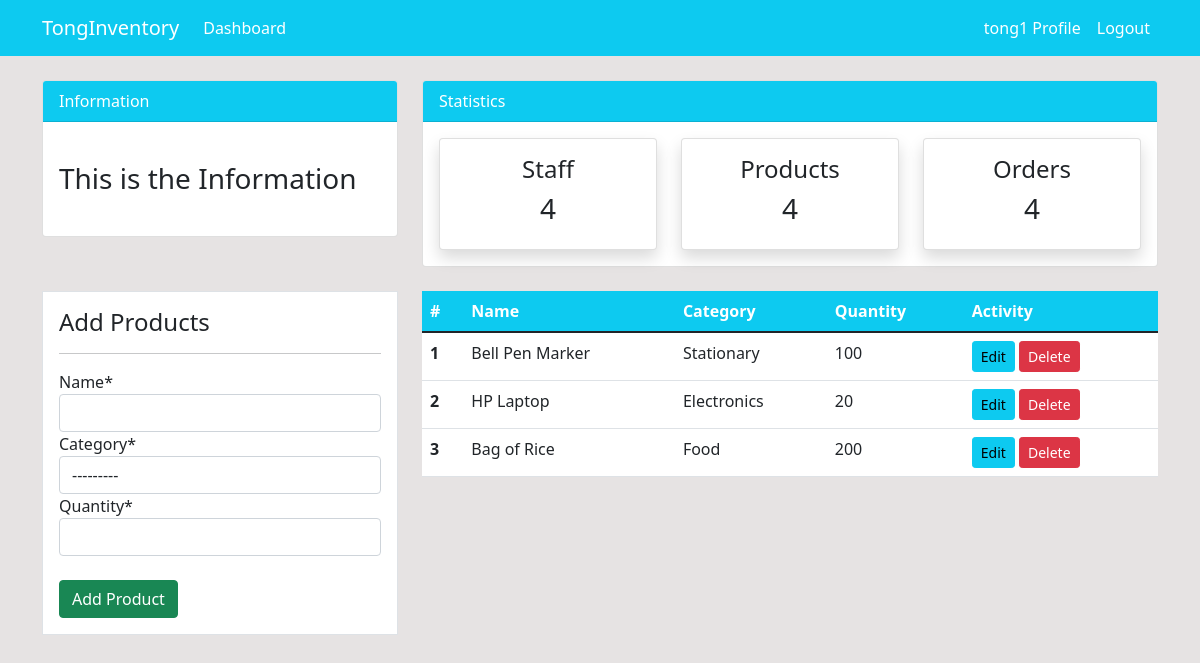
The app's page /product/ (signed in), older data.
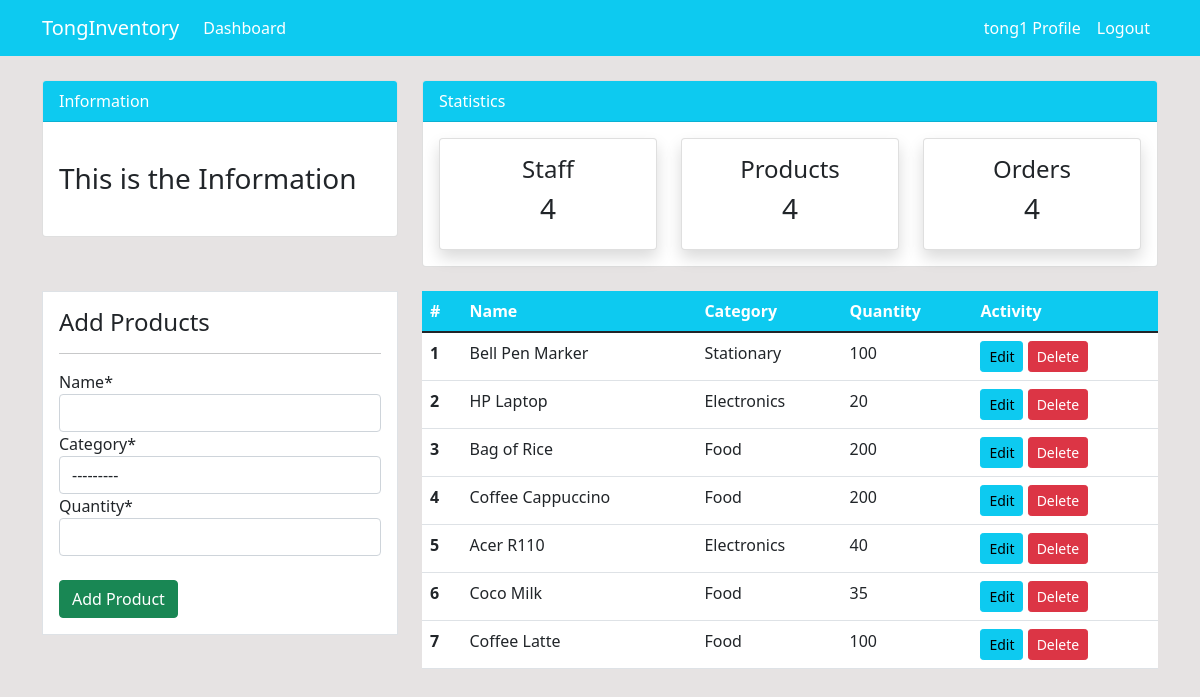
The same page, newer data.
### dashboard/models.py (models this page shows, shortened)
class Product(models.Model):
    name = models.CharField(max_length=100,null=True)
    category = models.CharField(max_length=20,choices=CATEGORY,null=True)
    quantity = models.PositiveBigIntegerField(null=True)
    class Meta:
        verbose_name_plural = 'Product'

### dashboard/views.py (the view)
# urls.py: path('product/',views.product,name='dashboard-product'),
@login_required
def product(request):
    items = Product.objects.all()
    if request.method == 'POST':
        form = ProductFrom(request.POST)
        if form.is_valid():
            form.save()
            return redirect('dashboard-product') # ถ้าใส่ action ใน form ของ html ไม่จำเป็นต้องใส่ return ก็ได้
    else:
        form = ProductFrom()
    context = {
        'items':items,
        'form':form,
    }
    return render(request, 'dashboard/product.html',context)

### dashboard/forms.py
class ProductFrom(forms.ModelForm):
    class Meta:
        model = Product
        fields = ['name','category','quantity']

### templates/dashboard/product.html (shortened to what this page needs)
{% extends 'partials/base.html' %}
{% load crispy_forms_tags %}
{% block content %}
{% include 'partials/topnav.html' %}
<div class="container">
    <div class="row my-4">
        <div class="col-md-4">
            <div class="border bg-white p-3">
                <h4>Add Products</h4>
                <hr>
                <form method="POST"> {% csrf_token %}
                    {{ form|crispy }}<br>
                    <input class="btn btn-success btn-block" type="submit" value="Add Product">
                </form>
            </div>
        </div>
        <div class="col-md-8">
            <table class="table bg-white">
                <thead class="bg-info">
                    <tr class="text-white">
                        <th scope="col">#</th>
                        <th scope="col">Name</th>
                        <th scope="col">Category</th>
                        <th scope="col">Quantity</th>
                        <th scope="col">Activity</th>
                    </tr>
                </thead>
                <tbody>
                    {% for item in items %}
                    <tr>
                        <th scope="row">{{ forloop.counter }}</th>
                        <td>{{ item.name }}</td>
                        <td>{{ item.category }}</td>
                        <td>{{ item.quantity }}</td>
                        <td>
                            <a class="btn btn-info btn-sm" href="{% url 'dashboard-product-update' item.id %}">Edit</a>
                            <a class="btn btn-danger btn-sm" href="{% url 'dashboard-product-delete' item.id %}">Delete</a>
                        </td>
                    </tr>
                    {% endfor %}
                </tbody>
            </table>
        </div>
    </div>
</div>
{% endblock %}

### templates/partials/base.html (shortened to what this page needs)
{% load static %}
<!doctype html>
<html lang="en">
<head>
    <link href="https://cdn.jsdelivr.net/npm/bootstrap@5.1.3/dist/css/bootstrap.min.css" rel="stylesheet">
    <link rel="stylesheet" href="{% static '/style.css' %}">
</head>
<body>
    {% include 'partials/nav.html' %}
    {% block content %}
    {% endblock %}
</body>
</html>

### templates/partials/nav.html (shortened to what this page needs)
<nav class="navbar navbar-expand-lg navbar-info bg-info">
    <div class="container">
    {% if user.is_authenticated %}
        <a class="navbar-brand text-white" href="{% url 'dashboard-index' %}">TongInventory</a>
        <ul class="navbar-nav mr-auto">
            <li class="nav-item active">
                <a class="nav-link text-white" href="{% url 'dashboard-index' %}">Dashboard </a>
            </li>
        </ul>
        <div class="collapse navbar-collapse justify-content-end" id="navbarSupportedContent">
            <ul class="navbar-nav ml-auto">
                <li class="nav-item active">
                    <a class="nav-link text-white" href="{% url 'user-profile' %}">{{ user.username }} Profile </a>
                </li>
                <li class="nav-item">
                    <a class="nav-link text-white" href="{% url 'user-logout' %}">Logout</a>
                </li>
            </ul>
        </div>
    {% endif %}
        </div>
</nav>

### templates/partials/topnav.html (shortened to what this page needs)
    <div class="container">
        <div class="row mt-4">
            <div class="col-md-4">
                <div class="card">
                    <div class="card-header bg-info text-white">
                        Information
                    </div>
                    <div class="card-body">
                        <marquee behavior="" direction="">
                            <h3 class="my-4">This is the Information</h3>
                        </marquee>
                    </div>
                </div>
            </div>
            <div class="col-md-8">
                <div class="card">
                    <div class="card-header bg-info text-white">
                        Statistics
                    </div>
                    <div class="card-body">
                        <div class="row">
                            <div class="col-md-4">
                                <a class="text-decoration-none text-dark" href="{% url 'dashboard-staff' %}">
                                    <div class="card my-card shadow text-center p-3">
                                        <h4>Staff </h4>
                                        <h3>4</h3>
                                    </div>
                                </a>
                            </div>
                            <div class="col-md-4">
                                <a class="text-decoration-none text-dark" href="{% url 'dashboard-product' %}">
                                    <div class="card my-card shadow text-center p-3">
                                        <h4>Products </h4>
                                        <h3>4</h3>
                                    </div>
                                </a>
                            </div>
                            <div class="col-md-4">
                                <a class="text-decoration-none text-dark" href="{% url 'dashboard-order' %}">
                                    <div class="card my-card shadow text-center p-3">
                                        <h4>Orders </h4>
                                        <h3>4</h3>
                                    </div>
                                </a>
                            </div>
                        </div>
                    </div>
                </div>
            </div>
        </div>
    </div>

### static/style.css (style rules this page uses)
body { background: rgb(230, 227, 227); }

Row changes from the older to the newer data that the page shows:
added Product: name "Coffee Cappuccino", category "Food", quantity "200"
added Product: name "Acer R110", category "Electronics", quantity "40"
added Product: name "Coco Milk", category "Food", quantity "35"
added Product: name "Coffee Latte", category "Food", quantity "100"
